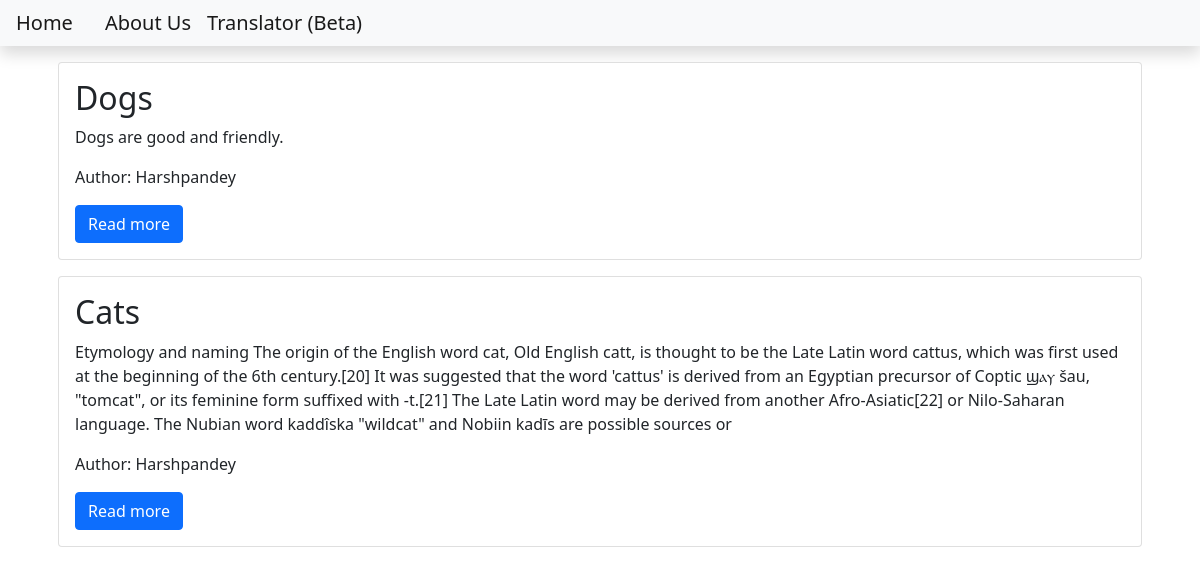
The page / on the database its author committed.
### blog/models.py (models this page shows, shortened)
class Post(models.Model):
    title = models.CharField(max_length=200)
    content = models.TextField()
    date_created = models.DateTimeField(auto_now_add=True)
    slug = models.SlugField(max_length=200, unique=True)
    author =  models.ForeignKey(to=User, on_delete=models.CASCADE)
    status = models.IntegerField(choices=STATUS, default=0)

### blog/views.py (the view)
# urls.py: path('', views.PostList.as_view(), name = 'home_view'),
class PostList(generic.ListView):
    queryset = Post.objects.filter(status=1).order_by('-date_created')
    template_name = 'index.html'

### templates/index.html
{%  extends 'base.html' %}
{% block content %}
        <div class="container">
            {% for post in post_list %}
                <div class="card m-3">
                    <div class="card-body">
                        <h2 class="card-title">
                            {{post.title}}
                        </h2>
                        <p class="card-text">
                            {{post.content | slice:"500"}}
                        </p>
                        <p class="card-text">
                            Author: {{post.author | title}}
                        </p>
                        <a class="btn btn-primary" href="{% url 'blog_view' post.slug %}">Read more</a>
                    </div>
                </div>
            {% endfor %}
        </div>
{% endblock content %}

### templates/base.html (shortened to what this page needs)
<!DOCTYPE html>
<html lang="en">
    <head>
        <link href="https://cdn.jsdelivr.net/npm/bootstrap@5.1.3/dist/css/bootstrap.min.css" rel="stylesheet">
    </head>
    <body>
        <nav class="navbar navbar-expand-lg navbar-light bg-light shadow mb-3" id="mainNav"style="background-color: #e3f2fd;">
            <div class="collapse navbar-collapse" id="navbarResponsve">
                <ul class="navbar-nav ml-auto">
                    <li class="nav-item">
                        <a class="navbar-brand p-3" href="{% url 'home_view' %}">Home</a>
                    </li>
                    <li>
                        <a class="navbar-brand" href="{% url 'about_view' %}">About Us</a>
                    </li>
                    <li>
                        <a class="navbar-brand" href="{% url 'translator_view' %}">Translator (Beta)</a>
                    </li>
                </ul>
            </div>
        </nav>
        {% block content %}
        {% endblock content %}
    </body>
</html>

### rows shown on the page
Post: title "Dogs", content "Dogs are good and friendly.", author "Harshpandey"
Post: title "Cats", content "Etymology and naming The origin of the English word cat, Old English catt, is thought to be the Late Latin word cattus, which was first used at the beginning of the 6th century.[20] It was suggested that the word 'cattus' is derived from an Egyptian precursor of Coptic ϣⲁⲩ šau, \"tomcat\", or its feminine form suffixed with -t.[21] The Late Latin word may be derived from another Afro-Asiatic[22] or Nilo-Saharan language. The Nubian word kaddîska \"wildcat\" and Nobiin kadīs are possible sources or", author "Harshpandey"
